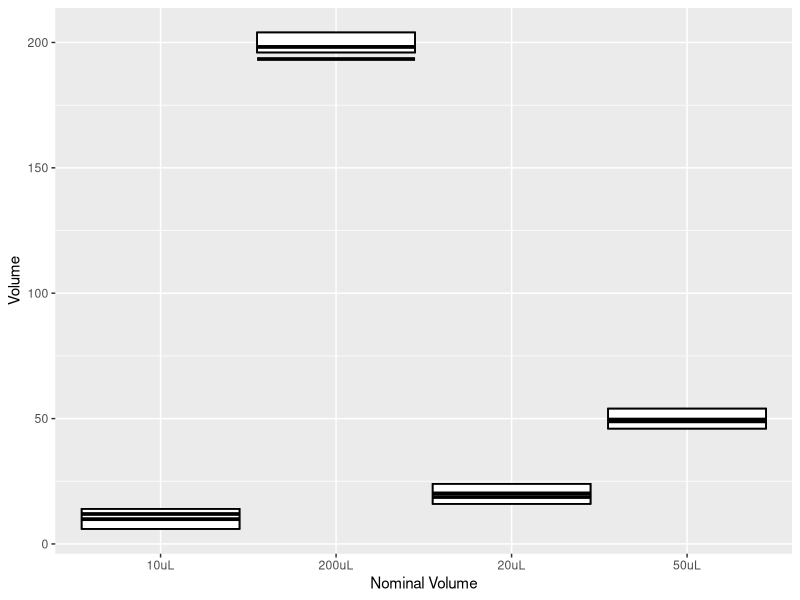
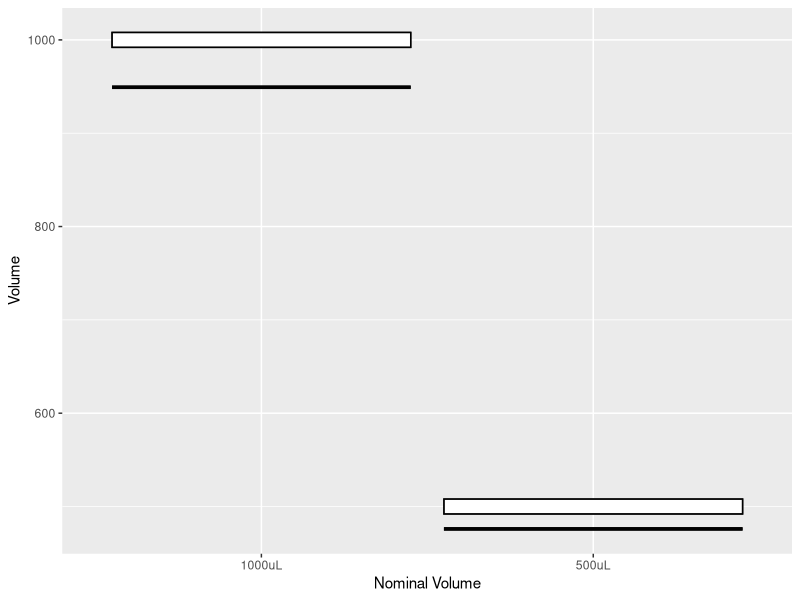

The R script that drew these images, in order:
# read in raw data
commercial_200uL <- read.csv(file='200uL_commercial.csv', sep=',')
commercial_50uL <- read.csv(file='50uL_commercial.csv', sep=',')
commercial_20uL <- read.csv(file='20uL_commercial.csv', sep=',')
commercial_10uL <- read.csv(file='10uL_commercial.csv', sep=',')

# conversion of mass to volume according to temp and air pressure
vol.com.200 = commercial_200uL*1.0038
vol.com.50 = commercial_50uL*1.0038
vol.com.20 = commercial_20uL*1.0038
vol.com.10 = commercial_10uL*1.0038

#take mean of 5 transfers for each tip
m.tips.com.200 = colMeans(vol.com.200)
m.tips.com.50 = colMeans(vol.com.50)
m.tips.com.20 = colMeans(vol.com.20)
m.tips.com.10 = colMeans(vol.com.10)

#200 uL
m.com.200 = mean(m.tips.com.200)
re.vol.com.200 = sd(m.tips.com.200)
re.p.com.200 = 100*(re.vol.com.200/m.com.200)
se.vol.com.200 = mean(m.tips.com.200) - 200
se.p.com.200 = 100*(se.vol.com.200/200)
analyzed.com.200 = c(m.com.200, se.vol.com.200, se.p.com.200, re.vol.com.200, re.p.com.200)

#50 uL
m.com.50 = mean(m.tips.com.50)
re.vol.com.50 = sd(m.tips.com.50)
re.p.com.50 = 100*(re.vol.com.50/m.com.50)
se.vol.com.50 = mean(m.tips.com.50) - 50
se.p.com.50 = 100*(se.vol.com.50/50)
analyzed.com.50 = c(m.com.50, se.vol.com.50, se.p.com.50, re.vol.com.50, re.p.com.50)

#20 uL
m.com.20 = mean(m.tips.com.20)
re.vol.com.20 = sd(m.tips.com.20)
re.p.com.20 = 100*(re.vol.com.20/m.com.20)
se.vol.com.20 = mean(m.tips.com.20) - 20
se.p.com.20 = 100*(se.vol.com.20/20)
analyzed.com.20 = c(m.com.20, se.vol.com.20, se.p.com.20, re.vol.com.20, re.p.com.20)

#10 uL
m.com.10 = mean(m.tips.com.10)
re.vol.com.10 = sd(m.tips.com.10)
re.p.com.10 = 100*(re.vol.com.10/m.com.10)
se.vol.com.10 = mean(m.tips.com.10) - 10
se.p.com.10 = 100*(se.vol.com.10/10)
analyzed.com.10 = c(m.com.10, se.vol.com.10, se.p.com.10, re.vol.com.10, re.p.com.10)

#printed pipette data
printed_1000uL <- read.csv(file='1000uL_printed.csv', sep=',')
printed_500uL <- read.csv(file='500uL_printed.csv', sep=',')
printed_200uL_3mL <- read.csv(file='200uL_printed_3mL.csv', sep=',')
printed_100uL_3mL <- read.csv(file='100uL_printed_3mL.csv', sep=',')

printed_300uL <- read.csv(file='300uL_printed.csv', sep=',')
printed_200uL <- read.csv(file='200uL_printed.csv', sep=',')
printed_50uL <- read.csv(file='50uL_printed.csv', sep=',')
printed_20uL <- read.csv(file='20uL_printed.csv', sep=',')
printed_10uL <- read.csv(file='10uL_printed.csv', sep=',')

# Conversion to volume from mass
vol.prt.1000 = printed_1000uL*1.0038
vol.prt.500 = printed_500uL*1.0038
vol.prt.200_3mL = printed_200uL_3mL*1.0038
vol.prt.100_3mL = printed_100uL_3mL*1.0038

vol.prt.300 = printed_300uL*1.0038
vol.prt.200 = printed_200uL*1.0038
vol.prt.50 = printed_50uL*1.0038
vol.prt.20 = printed_20uL*1.0038
vol.prt.10 = printed_10uL*1.0038

#take mean of 5 transfers for each tip
m.tips.prt.1000 = colMeans(vol.prt.1000)
m.tips.prt.500 = colMeans(vol.prt.500)
m.tips.prt.200_3mL = colMeans(vol.prt.200_3mL)
m.tips.prt.100_3mL = colMeans(vol.prt.100_3mL)

m.tips.prt.300 = colMeans(vol.prt.300)
m.tips.prt.200 = colMeans(vol.prt.200)
m.tips.prt.50 = colMeans(vol.prt.50)
m.tips.prt.20 = colMeans(vol.prt.20)
m.tips.prt.10 = colMeans(vol.prt.10)

#1000 uL
m.prt.1000 = mean(m.tips.prt.1000)
re.vol.prt.1000 = sd(m.tips.prt.1000)
re.p.prt.1000 = 100*(re.vol.prt.1000/m.prt.1000)
se.vol.prt.1000 = mean(m.tips.prt.1000) - 1000
se.p.prt.1000 = 100*(se.vol.prt.1000/1000)
analyzed.prt.1000 = c(m.prt.1000, se.vol.prt.1000, se.p.prt.1000, re.vol.prt.1000, re.p.prt.1000)

#500 uL
m.prt.500 = mean(m.tips.prt.500)
re.vol.prt.500 = sd(m.tips.prt.500)
re.p.prt.500 = 100*(re.vol.prt.500/m.prt.500)
se.vol.prt.500 = mean(m.tips.prt.500) - 500
se.p.prt.500 = 100*(se.vol.prt.500/500)
analyzed.prt.500 = c(m.prt.500, se.vol.prt.500, se.p.prt.500, re.vol.prt.500, re.p.prt.500)

#200 uL 3mL
m.prt.200_3mL = mean(m.tips.prt.200_3mL)
re.vol.prt.200_3mL = sd(m.tips.prt.200_3mL)
re.p.prt.200_3mL = 100*(re.vol.prt.200_3mL/m.prt.200_3mL)
se.vol.prt.200_3mL = mean(m.tips.prt.200_3mL) - 200
se.p.prt.200_3mL = 100*(se.vol.prt.200_3mL/200)
analyzed.prt.200_3mL = c(m.prt.200_3mL, se.vol.prt.200_3mL, se.p.prt.200_3mL, re.vol.prt.200_3mL, re.p.prt.200_3mL)

#100 uL 3mL
m.prt.100_3mL = mean(m.tips.prt.100_3mL)
re.vol.prt.100_3mL = sd(m.tips.prt.100_3mL)
re.p.prt.100_3mL = 100*(re.vol.prt.100_3mL/m.prt.100_3mL)
se.vol.prt.100_3mL = mean(m.tips.prt.100_3mL) - 100
se.p.prt.100_3mL = 100*(se.vol.prt.100_3mL/100)
analyzed.prt.100_3mL = c(m.prt.100_3mL, se.vol.prt.100_3mL, se.p.prt.100_3mL, re.vol.prt.100_3mL, re.p.prt.100_3mL)

#300 uL
m.prt.300 = mean(m.tips.prt.300)
re.vol.prt.300 = sd(m.tips.prt.300)
re.p.prt.300 = 100*(re.vol.prt.300/m.prt.300)
se.vol.prt.300 = mean(m.tips.prt.300) - 300
se.p.prt.300 = 100*(se.vol.prt.300/300)
analyzed.prt.300 = c(m.prt.300, se.vol.prt.300, se.p.prt.300, re.vol.prt.300, re.p.prt.300)

#200 uL
m.prt.200 = mean(m.tips.prt.200)
re.vol.prt.200 = sd(m.tips.prt.200)
re.p.prt.200 = 100*(re.vol.prt.200/m.prt.200)
se.vol.prt.200 = mean(m.tips.prt.200) - 200
se.p.prt.200 = 100*(se.vol.prt.200/200)
analyzed.prt.200 = c(m.prt.200, se.vol.prt.200, se.p.prt.200, re.vol.prt.200, re.p.prt.200)

#50 uL
m.prt.50 = mean(m.tips.prt.50)
re.vol.prt.50 = sd(m.tips.prt.50)
re.p.prt.50 = 100*(re.vol.prt.50/m.prt.50)
se.vol.prt.50 = mean(m.tips.prt.50) - 50
se.p.prt.50 = 100*(se.vol.prt.50/50)
analyzed.prt.50 = c(m.prt.50, se.vol.prt.50, se.p.prt.50, re.vol.prt.50, re.p.prt.50)

#20 uL
m.prt.20 = mean(m.tips.prt.20)
re.vol.prt.20 = sd(m.tips.prt.20)
re.p.prt.20 = 100*(re.vol.prt.20/m.prt.20)
se.vol.prt.20 = mean(m.tips.prt.20) - 20
se.p.prt.20 = 100*(se.vol.prt.20/20)
analyzed.prt.20 = c(m.prt.20, se.vol.prt.20, se.p.prt.20, re.vol.prt.20, re.p.prt.20)

#10 uL
m.prt.10 = mean(m.tips.prt.10)
re.vol.prt.10 = sd(m.tips.prt.10)
re.p.prt.10 = 100*(re.vol.prt.10/m.prt.10)
se.vol.prt.10 = mean(m.tips.prt.10) - 10
se.p.prt.10 = 100*(se.vol.prt.10/10)
analyzed.prt.10 = c(m.prt.10, se.vol.prt.10, se.p.prt.10, re.vol.prt.10, re.p.prt.10)

commercial_analyzed = t(matrix(c(analyzed.com.200, analyzed.com.50, analyzed.com.20, analyzed.com.10), nrow=5, ncol=4))
commercial_analyzed = as.data.frame(commercial_analyzed)
colnames(commercial_analyzed) <- c("Mean", "Systematic Error","% Sys. err.","Random Error","% Rand. err.")
rownames(commercial_analyzed) <- c("200 uL", "50 uL","20 uL","10 uL")
write.csv(commercial_analyzed, file='commercial_analyzed.csv')

printed_analyzed = t(matrix(c(analyzed.prt.1000, analyzed.prt.500, analyzed.prt.200_3mL, analyzed.prt.100_3mL, analyzed.prt.300, analyzed.prt.200, analyzed.prt.50, analyzed.prt.20, analyzed.prt.10), nrow=5, ncol=9))
printed_analyzed = as.data.frame(printed_analyzed)
colnames(printed_analyzed) <- c("Mean", "Systematic Error","% Sys. err.","Random Error","% Rand. err.")
rownames(printed_analyzed) <- c("1000 uL", "500 uL", "200 uL, 3mL", "100 uL, 3mL", "300 uL", "200 uL", "50 uL","20 uL","10 uL")
write.csv(printed_analyzed, file='printed_analyzed.csv')

#ISO and comparison plots
ISO_300uL <- read.csv(file='300uL_ISO.csv', sep=',')

#commercial_200uL <- read.csv(file='200uL_commercial.csv', sep=',')

ISO_mean = commercial_analyzed["Mean"]
ISO_mean = as.data.frame(ISO_mean)
ISO_mean$ nominal <- c("200uL", "50uL", "20uL", "10uL")
ISO_mean$ printed = printed_analyzed[6:9,"Mean"]
ISO_mean$ plus = ISO_300uL[1:4,"plus"]
ISO_mean$ minus = ISO_300uL[1:4,"minus"]

library(reshape2)
library(ggplot2)
ggplot(ISO_mean, aes(x=nominal,ymin = `minus`, 
              ymax = `plus`, lower = `minus`, 
              upper = `plus`, middle = `Mean`)) + 
  geom_boxplot(stat = 'identity') +
  xlab('Nominal Volume') + 
  ylab('Volume') +
  geom_crossbar(aes(y = `Mean` ))+
  geom_crossbar(aes(y = `printed`))

ISO_1000uL <- read.csv(file='1000uL_ISO.csv', sep=',')
ISO_mean1000 = c(printed_analyzed[1:4,"Mean"])
ISO_mean1000 = as.data.frame(ISO_mean1000)
colnames(ISO_mean1000) <- c("Mean")
ISO_mean1000$ plus = ISO_1000uL[1:4,"plus"]
ISO_mean1000$ minus = ISO_1000uL[1:4,"minus"]
ISO_mean1000$ nominal <- c("1000uL", "500uL", "200uL", "100uL")
ISO_mean1000$nominal <- as.character(ISO_mean1000$nominal)
ISO_mean1000$nominal <- factor(ISO_mean1000$nominal, levels=unique(ISO_mean1000$nominal))


library(ggplot2)
ggplot(ISO_mean1000[1:2,], aes(x=nominal, ymin = `minus`, 
                     ymax = `plus`, lower = `minus`, 
                     upper = `plus`, middle = `Mean`)) + 
  geom_boxplot(stat = 'identity') +
  xlab('Nominal Volume') + 
  ylab('Volume') +
  geom_crossbar(aes(y = `Mean` ))

